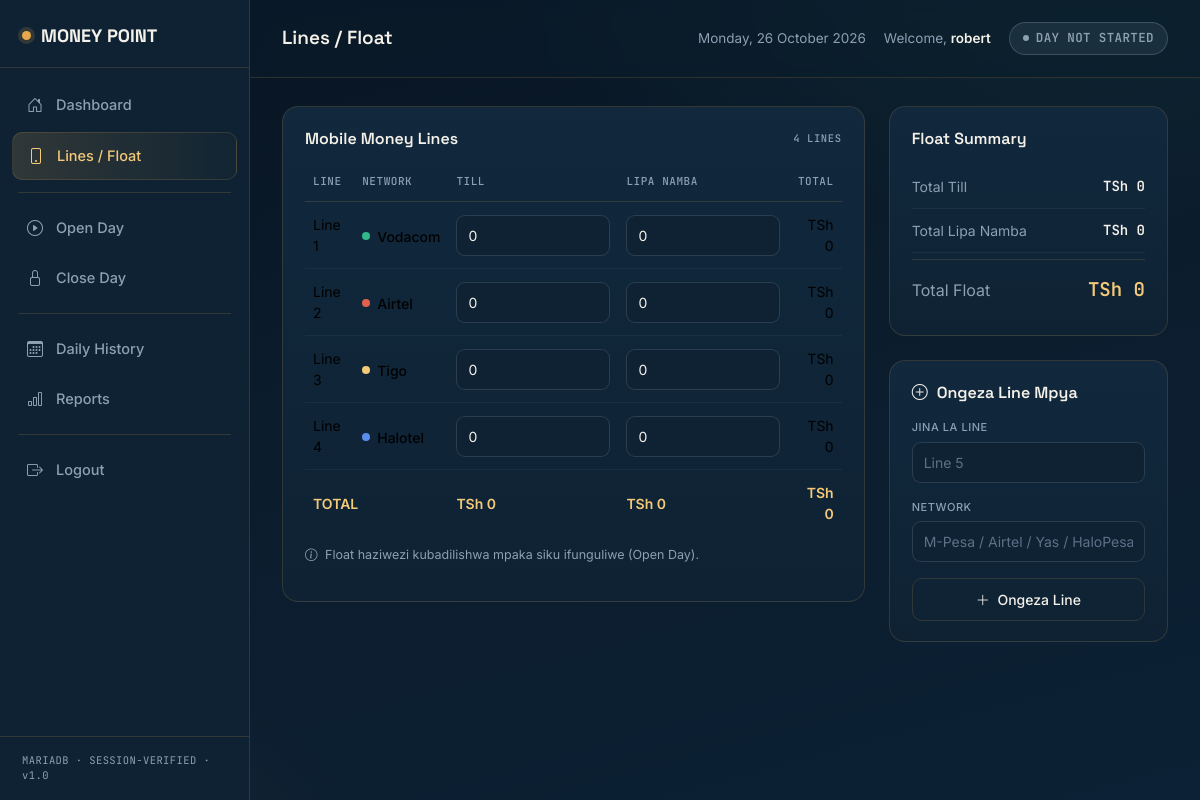
The page /money/lines.php (signed in) on the database its author committed.
### tables this page shows
CREATE TABLE `mobile_lines` (
  `id` int(11) NOT NULL,
  `line_name` varchar(50) NOT NULL,
  `phone_number` varchar(20) DEFAULT NULL,
  `network` varchar(30) NOT NULL,
  `status` varchar(20) DEFAULT 'active',
  `created_at` timestamp NOT NULL DEFAULT current_timestamp()
);

### money/lines.php (the view, shortened to what this page needs)
<?php
require_once __DIR__ . '/../connection.php';
$current_user = $_SESSION['username'] ?? 'User';
$today = date('Y-m-d');
try {
    $statusQuery = $pdo->prepare("SELECT * FROM `daily_closing` WHERE `date` = ?");
    $statusQuery->execute([$today]);
    $dayRow = $statusQuery->fetch();
} catch (PDOException $e) {
    $dayRow = null;
}
$day_status = $dayRow['status'] ?? 'not_started';
try {
    $linesQuery = $pdo->query("SELECT * FROM `mobile_lines` WHERE `status` = 'active' ORDER BY `line_name`");
    $mp_all_lines = $linesQuery->fetchAll();
} catch (PDOException $e) {
    $mp_all_lines = [];
}
$mp_lines = [];
$mp_total_till = 0;
$mp_total_lipa = 0;
foreach ($mp_all_lines as $line) {
    $match = null;
    $till = $match ? floatval($match['closing_till'] ?? $match['opening_till'] ?? 0) : 0;
    $lipa = $match ? floatval($match['closing_lipa'] ?? $match['opening_lipa'] ?? 0) : 0;
    $mp_total_till += $till;
    $mp_total_lipa += $lipa;
    $mp_lines[] = [
        'id'      => $line['id'],
        'name'    => $line['line_name'],
        'network' => $line['network'],
        'till'    => $till,
        'lipa'    => $lipa,
    ];
}
$mp_total_float = $mp_total_till + $mp_total_lipa;
$mp_network_colors = [
    'vodacom' => '#33B889', 'mpesa'   => '#33B889',
    'airtel'  => '#E1604F',
    'tigo'    => '#F4C978', 'yas'     => '#F4C978',
    'halotel' => '#5B8DEF', 'halopesa'=> '#5B8DEF',
];
function mp_line_color(string $network): string {
    global $mp_network_colors;
    $key = strtolower(str_replace(' ', '', $network));
    return $mp_network_colors[$key] ?? '#8CA0B3';
}
function mp_money(float $n): string {
    return 'TSh ' . number_format($n, 0);
}
?>
<!DOCTYPE html>
<html lang="sw">
<head>
<link href="https://cdn.jsdelivr.net/npm/bootstrap@5.3.3/dist/css/bootstrap.min.css" rel="stylesheet">
<link rel="stylesheet" href="https://cdn.jsdelivr.net/npm/bootstrap-icons@1.11.3/font/bootstrap-icons.css">
</head>
<body>
<div class="mp-shell">
  <aside class="mp-sidebar">
    <div class="brand"><span class="dot"></span> MONEY&nbsp;POINT</div>
    <nav class="mp-nav">
      <a href="dashboard.php"><i class="bi bi-house-door"></i> Dashboard</a>
      <a href="lines.php" class="active"><i class="bi bi-phone"></i> Lines / Float</a>
      <div class="divider"></div>
      <a href="open-day.php"><i class="bi bi-play-circle"></i> Open Day</a>
      <a href="close-day.php"><i class="bi bi-lock"></i> Close Day</a>
      <div class="divider"></div>
      <a href="history.php"><i class="bi bi-calendar3"></i> Daily History</a>
      <a href="reports.php"><i class="bi bi-bar-chart"></i> Reports</a>
      <div class="divider"></div>
      <a href="../logout.php"><i class="bi bi-box-arrow-right"></i> Logout</a>
    </nav>
    <div class="sidebar-foot">MARIADB · SESSION-VERIFIED · v1.0</div>
  </aside>
  <main class="mp-main">
    <header class="mp-topbar">
      <div class="d-flex align-items-center gap-3">
        <h1>Lines / Float</h1>
      </div>
      <div class="meta">
        <span><?= date('l, j F Y') ?></span>
        <span>Welcome, <strong><?= htmlspecialchars($current_user) ?></strong></span>
        <span class="status-pill <?= $day_status === 'open' ? 'open' : ($day_status === 'closed' ? 'closed' : 'idle') ?>">
          <span class="dot"></span> DAY <?= $day_status === 'not_started' ? 'NOT STARTED' : strtoupper($day_status) ?>
        </span>
      </div>
    </header>
    <div class="content">
      <div class="row g-4">
        <div class="col-lg-8">
          <div class="mp-card">
            <div class="section-title">Mobile Money Lines <span class="eyebrow"><?= count($mp_lines) ?> Lines</span></div>
            <?php if (empty($mp_lines)): ?>
              <p class="text-secondary py-3">Hakuna line zilizosajiliwa bado. Ongeza line kwa fomu iliyo pembeni.</p>
            <?php else: ?>
            <form method="POST" id="floatForm">
              <div class="table-responsive">
                <table class="table table-mp">
                  <thead>
                    <tr>
                      <th>Line</th>
                      <th>Network</th>
                      <th style="width:170px;">Till</th>
                      <th style="width:170px;">Lipa Namba</th>
                      <th class="text-end">Total</th>
                    </tr>
                  </thead>
                  <tbody>
                    <?php foreach ($mp_lines as $i => $line): ?>
                    <tr>
                      <td>
                        <?= htmlspecialchars($line['name']) ?>
                      </td>
                      <td>
                        <span class="network-badge">
                          <span class="network-dot" style="background:<?= mp_line_color($line['network']) ?>"></span>
                          <?= htmlspecialchars($line['network']) ?>
                        </span>
                      </td>
                      <td>
                        <input type="text" inputmode="numeric" class="mp-form-control line-till" name="till[]"
                               value="<?= number_format($line['till']) ?>" <?= $day_status !== 'open' ? 'disabled' : '' ?>>
                      </td>
                      <td>
                        <input type="text" inputmode="numeric" class="mp-form-control line-lipa" name="lipa[]"
                               value="<?= number_format($line['lipa']) ?>" <?= $day_status !== 'open' ? 'disabled' : '' ?>>
                      </td>
                      <td class="text-end line-total" data-total><?= mp_money($line['till'] + $line['lipa']) ?></td>
                    </tr>
                    <?php endforeach; ?>
                    <tr class="total-row">
                      <td colspan="2">TOTAL</td>
                      <td id="sumTill"><?= mp_money($mp_total_till) ?></td>
                      <td id="sumLipa"><?= mp_money($mp_total_lipa) ?></td>
                      <td class="text-end" id="sumFloat"><?= mp_money($mp_total_float) ?></td>
                    </tr>
                  </tbody>
                </table>
              </div>
              <?php if ($day_status === 'open'): ?>
                <button type="submit" class="btn btn-mp-gold mt-3"><i class="bi bi-save me-1"></i> Hifadhi Mabadiliko</button>
              <?php else: ?>
                <p class="disabled-note"><i class="bi bi-info-circle me-1"></i> Float haziwezi kubadilishwa mpaka siku ifunguliwe (Open Day).</p>
              <?php endif; ?>
            </form>
            <?php endif; ?>
          </div>
        </div>
        <div class="col-lg-4">
          <div class="mp-card mb-4">
            <div class="section-title">Float Summary</div>
            <div class="summary-line"><span class="l">Total Till</span><span class="v"><?= mp_money($mp_total_till) ?></span></div>
            <div class="summary-line"><span class="l">Total Lipa Namba</span><span class="v"><?= mp_money($mp_total_lipa) ?></span></div>
            <div class="summary-line grand"><span class="l">Total Float</span><span class="v"><?= mp_money($mp_total_float) ?></span></div>
          </div>
          <div class="mp-card">
            <div class="section-title"><i class="bi bi-plus-circle"></i> Ongeza Line Mpya</div>
            <form method="POST">
              <div class="mb-3">
                <label class="mp-form-label">Jina la Line</label>
                <input type="text" name="line_name" class="mp-form-control" placeholder="Line 5" required>
              </div>
              <div class="mb-3">
                <label class="mp-form-label">Network</label>
                <input type="text" name="network" class="mp-form-control" placeholder="M-Pesa / Airtel / Yas / HaloPesa" required>
              </div>
              <button type="submit" class="btn btn-mp-outline w-100"><i class="bi bi-plus-lg me-1"></i> Ongeza Line</button>
            </form>
          </div>
        </div>
      </div>
    </div>
  </main>
</div>
</body>
</html>

### rows shown on the page
mobile_lines: line_name "Line 1", network "Vodacom", till "0", lipa "0", lipa "TSh 0"
mobile_lines: line_name "Line 2", network "Airtel", till "0", lipa "0", lipa "TSh 0"
mobile_lines: line_name "Line 3", network "Tigo", till "0", lipa "0", lipa "TSh 0"
mobile_lines: line_name "Line 4", network "Halotel", till "0", lipa "0", lipa "TSh 0"

### other values the page prints
$current_user "robert"
count($mp_lines) "4"
mp_money($mp_total_till) "TSh 0"
mp_money($mp_total_lipa) "TSh 0"
mp_money($mp_total_float) "TSh 0"
